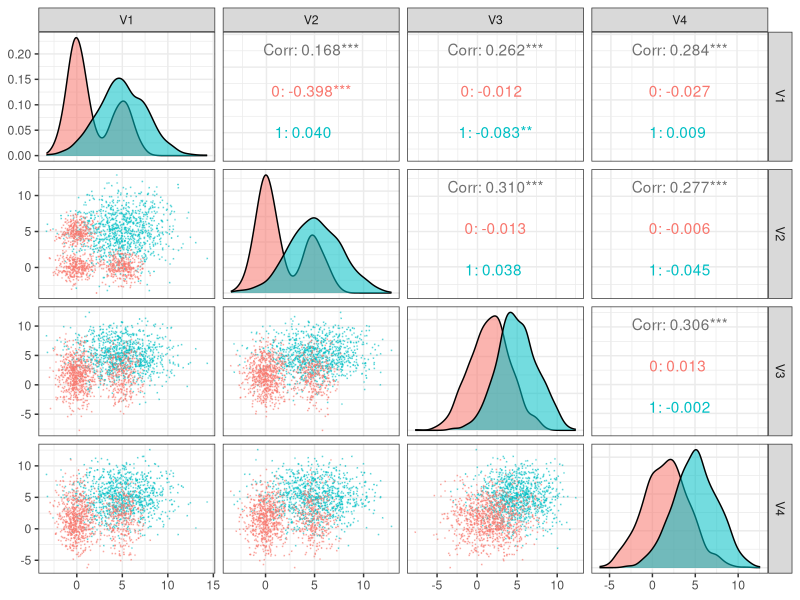
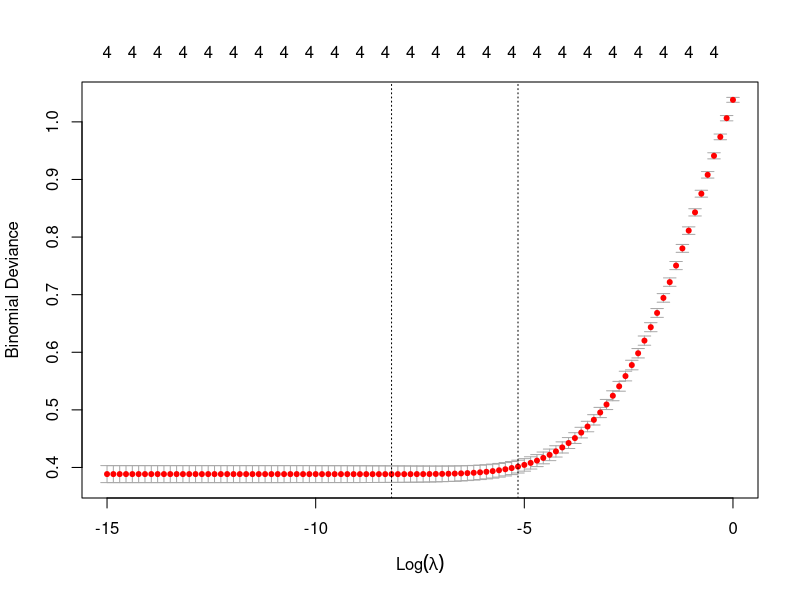
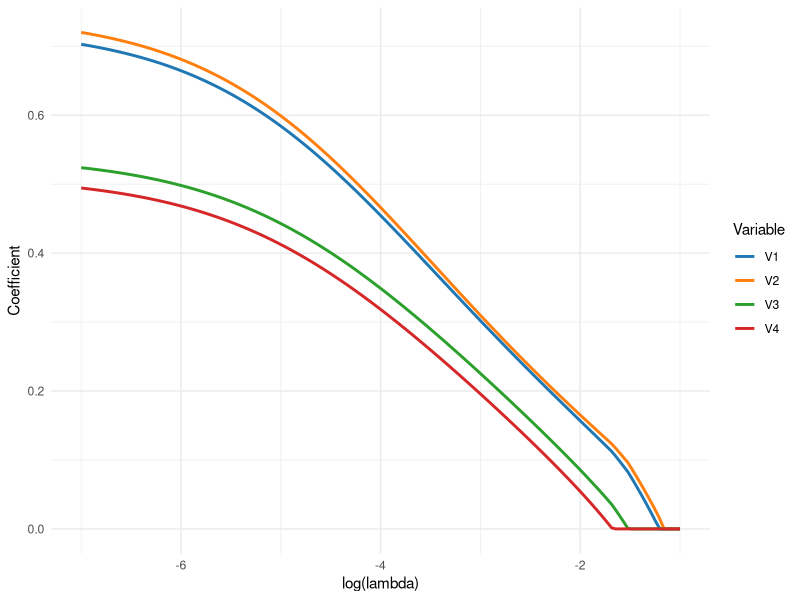
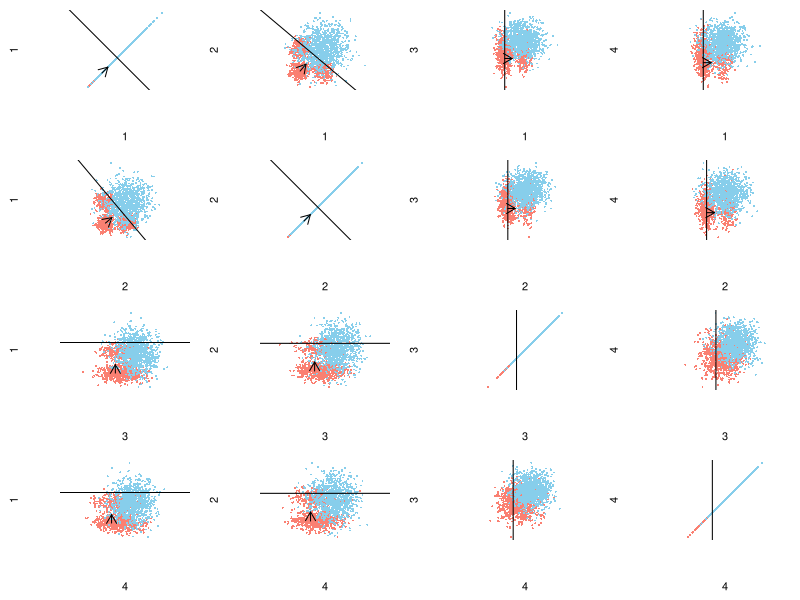

R code for these plots, in order:
## ---- chunk 1
library(tidyverse)
## ---- chunk 2
set.seed(1)
p <- 1/3
d <- 5
m <- p*d
s <- sqrt(1+p*(1-p)*d^2)
N <- 999
y <- rep(c(0,1),each=N)
X <- cbind(
  c(rnorm((1-p)*N,0),rnorm(p*N,d),rnorm(N,d,s)),
  c(rnorm(p*N,d),rnorm((1-p)*N,0),rnorm(N,d,s)),
  c(rnorm(N,m,s),rnorm(N,d,s)),
  c(rnorm(N,m,s),rnorm(N,d,s))
)
## ---- chunk 3
p <- GGally::ggpairs(bind_cols(class=factor(y),as_tibble(X))[c(1000:1998,1:999),],
                     columns=2:5,
                     aes(colour=class,alpha=0.5),
                     progress=FALSE,
                     lower=list(continuous=GGally::wrap("points",size=0.05,alpha=0.4))) + theme_bw()
print(p)
## ---- chunk 4
ridge <- glmnet::cv.glmnet( # 
  X,y,family="binomial",alpha=0,
  lambda=exp(seq(-15,0,len=100))
)
plot(ridge) 
alasso <- glmnet::glmnet(
  X,y,family="binomial",alpha=1,
  penalty=(1/abs(coef(ridge,"lambda.1se"))[-1]),
  lambda=exp(seq(-7,-1,len=150))
)
b2 <- with(alasso, min(lambda[df==2])) # best lambda at df=2
## ---- chunk 5
col <- 4
path <- alasso$beta %>% as.matrix() %>% t %>% 
  as_tibble() %>% mutate(lambda=alasso$lambda) %>% 
  gather(key=Variable,value=Coefficient,-(col+1)) %>%
  ggplot(aes(x=log(lambda),y=Coefficient,color=Variable)) + 
  geom_line(size=1) + theme_minimal() + 
  ggsci::scale_color_d3("category20") 
print(path)
## ---- chunk 6
w <- coef(alasso,s=b2)
pal <- rep(c("salmon","skyblue"),each=N)
op <- par(mfrow=c(4,4),mai=c(0.6,0.6,0.1,0.1))
for(i in 1:4) for(j in 1:4) {
  amp <- sqrt(sum(w[c(i+1,j+1)]^2))
  plot(X[,c(i,j)],pch=16,asp=1,col=pal,cex=0.4,xlab=i,ylab=j,axes=FALSE)
  arrows(0,0,2*w[i+1]/amp,2*w[j+1]/amp,length=0.1)
  if(w[j+1]==0) {abline(v=0); next}
  abline(-w[1]/w[j+1],-w[i+1]/w[j+1])
}
par(op)
